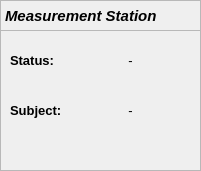
    <widget class="QFrame" name="frame_15">
     <property name="geometry">
      <rect>
       <x>640</x>
       <y>50</y>
       <width>201</width>
       <height>171</height>
      </rect>
     </property>
     <property name="frameShape">
      <enum>QFrame::StyledPanel</enum>
     </property>
     <property name="frameShadow">
      <enum>QFrame::Raised</enum>
     </property>
     <widget class="QLabel" name="OMM_status">
      <property name="geometry">
       <rect>
        <x>70</x>
        <y>50</y>
        <width>121</width>
        <height>21</height>
       </rect>
      </property>
      <property name="font">
       <font>
        <family>Ubuntu</family>
        <pointsize>10</pointsize>
       </font>
      </property>
      <property name="frameShape">
       <enum>QFrame::NoFrame</enum>
      </property>
      <property name="text">
       <string>-</string>
      </property>
      <property name="alignment">
       <set>Qt::AlignCenter</set>
      </property>
      <property name="wordWrap">
       <bool>true</bool>
      </property>
     </widget>
     <widget class="QLabel" name="label_60">
      <property name="geometry">
       <rect>
        <x>10</x>
        <y>100</y>
        <width>61</width>
        <height>21</height>
       </rect>
      </property>
      <property name="font">
       <font>
        <family>Ubuntu</family>
        <pointsize>10</pointsize>
        <weight>75</weight>
        <italic>false</italic>
        <bold>true</bold>
       </font>
      </property>
      <property name="text">
       <string>Subject:</string>
      </property>
     </widget>
     <widget class="QLabel" name="OMM_SN">
      <property name="geometry">
       <rect>
        <x>70</x>
        <y>100</y>
        <width>121</width>
        <height>21</height>
       </rect>
      </property>
      <property name="font">
       <font>
        <family>Ubuntu</family>
        <pointsize>10</pointsize>
       </font>
      </property>
      <property name="text">
       <string>-</string>
      </property>
      <property name="alignment">
       <set>Qt::AlignCenter</set>
      </property>
      <property name="wordWrap">
       <bool>true</bool>
      </property>
     </widget>
     <widget class="QLabel" name="label_51">
      <property name="geometry">
       <rect>
        <x>10</x>
        <y>50</y>
        <width>61</width>
        <height>21</height>
       </rect>
      </property>
      <property name="font">
       <font>
        <family>Ubuntu</family>
        <pointsize>10</pointsize>
        <weight>75</weight>
        <italic>false</italic>
        <bold>true</bold>
       </font>
      </property>
      <property name="text">
       <string>Status:</string>
      </property>
     </widget>
     <widget class="QLabel" name="label_69">
      <property name="geometry">
       <rect>
        <x>0</x>
        <y>0</y>
        <width>201</width>
        <height>31</height>
       </rect>
      </property>
      <property name="sizePolicy">
       <sizepolicy hsizetype="Preferred" vsizetype="Fixed">
        <horstretch>0</horstretch>
        <verstretch>0</verstretch>
       </sizepolicy>
      </property>
      <property name="font">
       <font>
        <pointsize>11</pointsize>
        <weight>75</weight>
        <italic>true</italic>
        <bold>true</bold>
       </font>
      </property>
      <property name="frameShape">
       <enum>QFrame::StyledPanel</enum>
      </property>
      <property name="text">
       <string>Measurement Station</string>
      </property>
     </widget>
    </widget>
